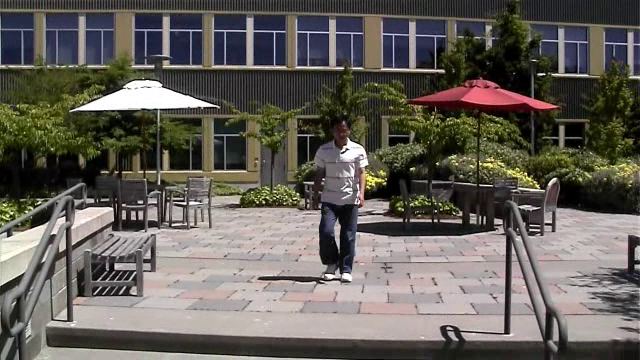
#> input picture frame 24 of L1-optimal-paths/0.avi, 640 x 360 px
$ python KLT.py
#> lines starting #> are read from the running program, lines starting #| are printed output that depends on the picture
import numpy as np
import cv2

cap = cv2.VideoCapture('0.avi')

# params for ShiTomasi corner detection
feature_params = dict( maxCorners=30,
                       qualityLevel=0.3,
                       minDistance=7,
                       blockSize=7)

# Parameters for lucas kanade optical flow
lk_params = dict(winSize=(15, 15),
                  maxLevel=2,
                  criteria=(cv2.TERM_CRITERIA_EPS | cv2.TERM_CRITERIA_COUNT, 10, 0.03))

# Create some random colors to mark onto trackers
color = np.random.randint(0, 255, (100, 3))

# Take first frame and find corners in it
ret, old_frame = cap.read()
#> old_frame is the input picture: shape (360, 640, 3); mean B, G, R 89.5, 96.1, 100.7
old_gray = cv2.cvtColor(old_frame, cv2.COLOR_BGR2GRAY)
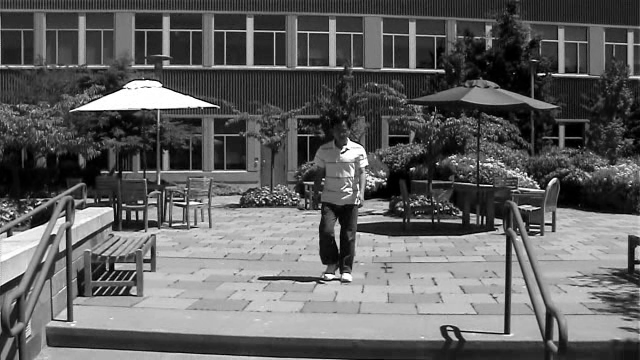
#> old_gray: shape (360, 640); min 0, max 255, mean 96.7
# p0 are the points that have been selected to be tracked
p0 = cv2.goodFeaturesToTrack(old_gray, mask=None, **feature_params)
#> p0 = 30 rows, first 8: [186, 201], [357, 201], [434, 66], [63, 218], [552, 223], [275, 33], [507, 331], [111, 209]

# Create a mask image to draw the trajectories
mask = np.zeros_like(old_frame)

while True:
    ret, frame = cap.read()
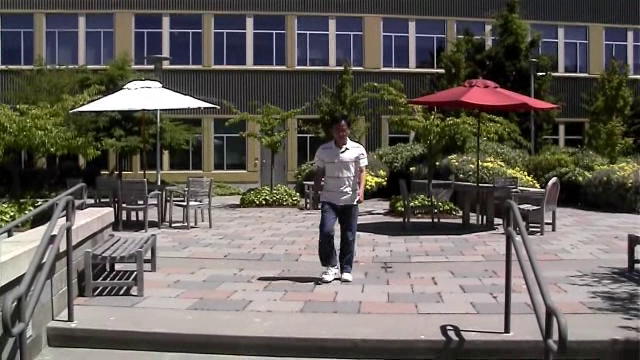
#> input picture frame 25 of L1-optimal-paths/0.avi, 640 x 360 px
#> frame is the input picture: shape (360, 640, 3); mean B, G, R 90.4, 96.1, 101.5
    frame_gray = cv2.cvtColor(frame, cv2.COLOR_BGR2GRAY)
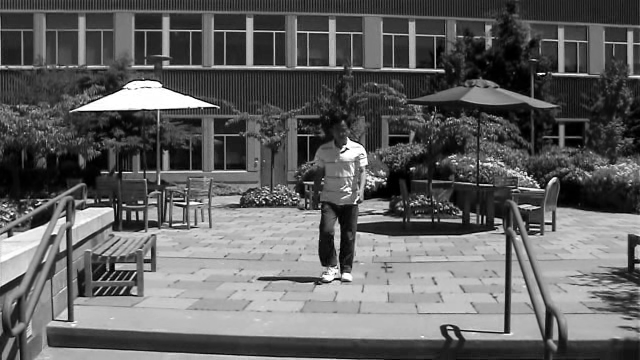
#> frame_gray: shape (360, 640); min 0, max 255, mean 97

    # calculate optical flow
    p1, st, err = cv2.calcOpticalFlowPyrLK(old_gray, frame_gray, p0, None, **lk_params)
#> p1 = 30 rows, first 8: [186.1, 201.1], [356.4, 201.1], [433.7, 65.67], [63.46, 218.2], [552.1, 222.4], [274.7, 33], [507, 330.2], [111.3, 209.3]; st = 30 values from 1 to 1; err = 30 values, max 33.29 at index 1, min 3.11 at index 12, mean 9.58

    # Select good points, using list sliced indexing
    good_new = p1[st == 1]
#> good_new = 30 pairs, first value 9.58 to 552.1, second value 33 to 330.2
    good_old = p0[st == 1]
#> good_old = 30 pairs, first value 9 to 552, second value 33 to 331

    # draw the tracks
    for i, (new, old) in enumerate(zip(good_new, good_old)):
        a, b = new.ravel()
        c, d = old.ravel()
        mask = cv2.line(mask, (a, b), (c, d), color[i].tolist(), 2)
        frame = cv2.circle(frame, (a, b), 5, color[i].tolist(), -1)
#> this loop made 30 passes
#> (a, b, c, d) on passes 1 to 12: (186.1, 201.1, 186, 201), (356.4, 201.1, 357, 201), (433.7, 65.67, 434, 66), (63.46, 218.2, 63, 218), (552.1, 222.4, 552, 223), (274.7, 33, 275, 33), (507, 330.2, 507, 331), (111.3, 209.3, 111, 209), (117.4, 266.2, 117, 266), (342.2, 274.6, 342, 275), (9.58, 234.4, 9, 234), (383.9, 180.7, 384, 181)
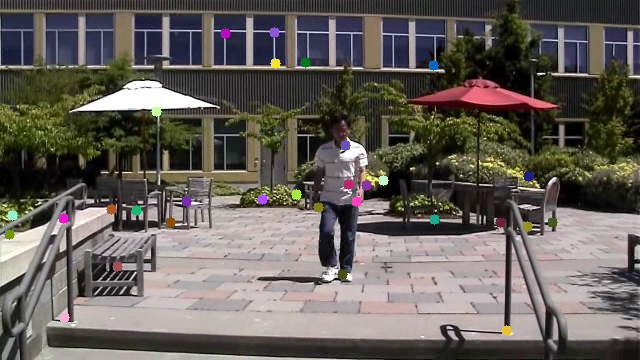
#> frame: shape (360, 640, 3); mean B, G, R 90.6, 96.2, 101.7
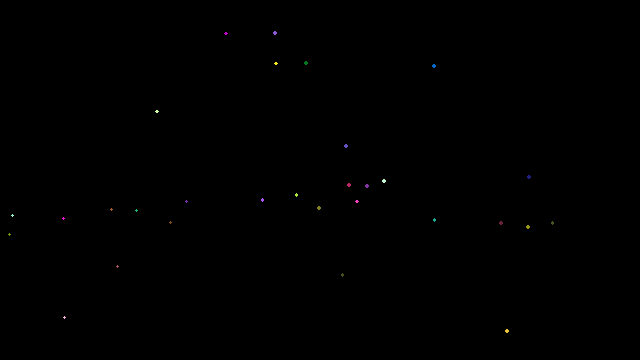
#> mask: shape (360, 640, 3); mean of channels 0, 1, 2 0.1, 0.1, 0.2; drawn as B, G, R
    img = cv2.add(frame,mask)

    cv2.imshow('frame',img)
    k = cv2.waitKey(30) & 0xff
#> (key Esc is pressed here)
    if k == 27:
        break

    # Now update the previous frame and previous points
    old_gray = frame_gray.copy()
    p0 = good_new.reshape(-1,1,2)

cv2.destroyAllWindows()
cap.release()

# [78 lines of commented-out code are left out]
